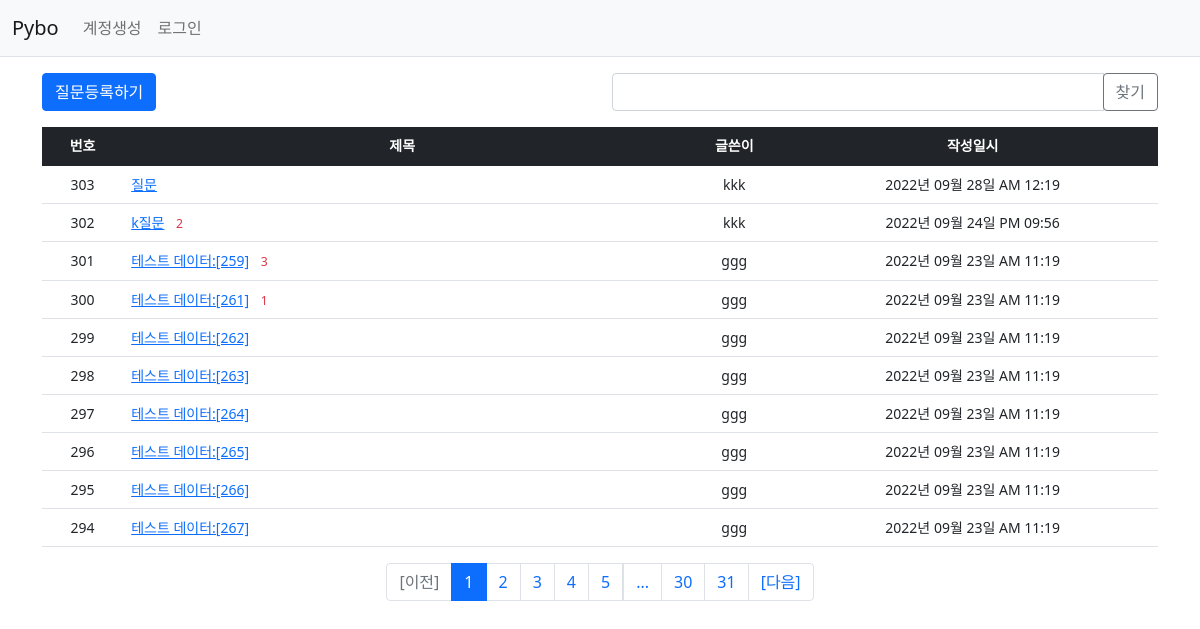
Page /question/list/ on the committed database.
### pybo/models.py (models this page shows)
class Question(db.Model):
    id = db.Column(db.Integer, primary_key=True)
    subject = db.Column(db.String(200), nullable=False)
    content = db.Column(db.Text(), nullable=False)
    create_date = db.Column(db.DateTime(), nullable=False)
    user_id = db.Column(db.Integer, db.ForeignKey('user.id', ondelete='CASCADE'), nullable=False)
    user = db.relationship("User", backref=db.backref('question_set'))
    modify_date = db.Column(db.DateTime(), nullable=True)
    voter = db.relationship("User", secondary=question_voter, backref=db.backref('question_voter_set'))

class User(db.Model):
    id = db.Column(db.Integer, primary_key=True)
    username = db.Column(db.String(150), unique=True, nullable=False)
    password = db.Column(db.String(200), nullable=False)
    email = db.Column(db.String(120), unique=True, nullable=False)

### pybo/views/question_views.py (the view, shortened to what this page needs)
@bp.route('/list/')
def _list():
    page = request.args.get("page", default=1, type=int)    # page
    kw = request.args.get('kw', default='', type=str)
    question_list = Question.query.order_by(Question.create_date.desc())
    question_list = question_list.paginate(page, per_page=10)
    return render_template("question/question_list.html", question_list=question_list, page=page, kw=kw)

### pybo/filter.py (called while the page is built)
def format_datetime(value, fmt="%Y년 %m월 %d일 %p %I:%M"):
    return value.strftime(fmt)

### pybo/views/auth_views.py (called while the page is built)
@bp.before_app_request  # 라우팅함수보다 항상 먼저 실행됨 *모든 라우팅 함수보다 먼저 실행 모든 모든
def load_logged_user():
    user_id = session.get('user_id')
    if user_id is None:
        g.user = None
    else:
        g.user = User.query.get(user_id)

### pybo/templates/question/question_list.html (shortened to what this page needs)
{% extends 'base.html' %}
{% block content %}
<div class="container my-3">
    <div class="row my-3">
        <div class="col-6">
            <a href="{{ url_for('question.create') }}" class="btn btn-primary">질문등록하기</a>
        </div>
        <div class="col-6">
            <div class="input-group">
                <input type="text" id="search_kw" class="form-control" value="{{ kw or '' }}">
                <div class="input-group-append">
                    <button class="btn btn-outline-secondary" type="button" id="btn_search">찾기</button>
                </div>
            </div>
        </div>
    </div>
    <table class="table small">
        <thead>
            <tr class="text-center table-dark">
                <th>번호</th>
                <th style="width:50%">제목</th>
                <th>글쓴이</th>
                <th>작성일시</th>
            </tr>
        </thead>
        <tbody>
            {% if question_list %}
                {% for question in question_list.items %}
                    <tr class="text-center">
                        <td>{{ question_list.total - ((question_list.page -1) * question_list.per_page) - loop.index0 }} </td>
                        <td class="text-start">
                            <a href="{{ url_for('question.detail', question_id=question.id)}}">{{ question.subject}}</a>
                            {% if question.answer_set|length > 0 %}
                                <span class="text-danger small mx-2">{{ question.answer_set|length }}</span>
                            {% endif %}
                        </td>
                        <td>{{ question.user.username }}</td>
                        <td>{{ question.create_date | datetime}}</td>
                    </tr>
                {% endfor %}
            {% else %}
                    <tr>
                        <td colspan="3">질문이 없습니다</td>
                    </tr>
            {% endif %}
        </tbody>
    </table>
    <ul class="pagination justify-content-center">
        {% if question_list.has_prev%}
            <li class="page-item">
                <a class="page-link" href="javascript:void(0)" data-page="{{ question_list.prev_num }}">[이전]</a>
            </li>
        {% else %}
            <li class="page-item disabled">
                <a href="javascript:void(0)" class="page-link" tabindex="-1" aria-disabled="true">[이전]</a>
            </li>
        {% endif %}
        {% for page_num in question_list.iter_pages() %}
            {% if page_num %}
                {% if page_num != question_list.page %}
                    <li class="page-item">
                        <a class="page-link" data-page="{{ page_num }}" href="javascript:void(0)" >{{ page_num }}</a>
                    </li>
                {% else %}
                    <li class="page-item active" aria-current="page">
                        <a href="javascript:void(0)" class="page-link">{{ page_num }}</a>
                    </li>
                {% endif %}
            {% else %}
                    <li class="disabled">
                        <a href="javascript:void(0)" class="page-link">...</a>
                    </li>
            {% endif %}
        {% endfor %}
        {% if question_list.has_next %}
            <li class="page-item">
                <a class="page-link" data-page="{{ question_list.next_num}}" href="javascript:void(0)">[다음]</a>
            </li>
        {% else %}
            <li class="page-item disabled">
                <a href="javascript:void(0)" tabindex="-1" class="page-link" aria-disabled="true">[다음]</a>
            </li>
        {% endif %}
    </ul>
</div>
{% endblock %}

### pybo/templates/base.html (shortened to what this page needs)
<!DOCTYPE html>
<html lang="ko">
<head>
    <link rel="stylesheet" href="{{ url_for('static', filename='bootstrap.min.css')}}">
    <link rel="stylesheet" href="{{ url_for('static', filename='style.css')}}">
</head>
<body>
    {% include 'navbar.html'%}
    {% block content%}
    {% endblock %}
</body>
</html>

### pybo/templates/navbar.html (shortened to what this page needs)
<nav class="navbar navbar-expand-lg navbar-light bg-light border-bottom">
    <div class="container-fluid">
        <a class="navbar-brand" href="{{ url_for('main.index') }}">Pybo</a>
        <div class="collapse navbar-collapse" id="navbarSupportedContent">
            {% if g.user %}
                <ul class="nvabar-nav">
                    <li class="navbar-item">
                        <a href="{{ url_for('auth.logout') }}" class="nav-link">{{ g.user.username }} (로그아웃)</a>
                    </li>
                </ul>
            {% else %}
                <ul class="navbar-nav me-auto mb-2 mb-lg-0">
                    <li class="nav-item">
                        <a class="nav-link" href="{{ url_for('auth.signup') }}">계정생성</a>
                    </li>
                    <li class="nav-item">
                        <a class="nav-link" href="{{ url_for('auth.login') }}">로그인</a>
                    </li>
                </ul>
            {% endif %}
        </div>
    </div>
</nav>

### rows in the picture
Question: total "303", subject "질문", user.username "kkk", create_date "2022년 09월 28일 AM 12:19"
Question: total "302", subject "k질문", answer_set|length "2", user.username "kkk", create_date "2022년 09월 24일 PM 09:56"
Question: total "301", subject "테스트 데이터:[259]", answer_set|length "3", user.username "ggg", create_date "2022년 09월 23일 AM 11:19"
Question: total "300", subject "테스트 데이터:[261]", answer_set|length "1", user.username "ggg", create_date "2022년 09월 23일 AM 11:19"
Question: total "299", subject "테스트 데이터:[262]", user.username "ggg", create_date "2022년 09월 23일 AM 11:19"
Question: total "298", subject "테스트 데이터:[263]", user.username "ggg", create_date "2022년 09월 23일 AM 11:19"
Question: total "297", subject "테스트 데이터:[264]", user.username "ggg", create_date "2022년 09월 23일 AM 11:19"
Question: total "296", subject "테스트 데이터:[265]", user.username "ggg", create_date "2022년 09월 23일 AM 11:19"
Question: total "295", subject "테스트 데이터:[266]", user.username "ggg", create_date "2022년 09월 23일 AM 11:19"
Question: total "294", subject "테스트 데이터:[267]", user.username "ggg", create_date "2022년 09월 23일 AM 11:19"

### other values in the picture
{{ page_num }} "1"
{{ page_num }} "2" "3" "4" "5" "30" "31"
